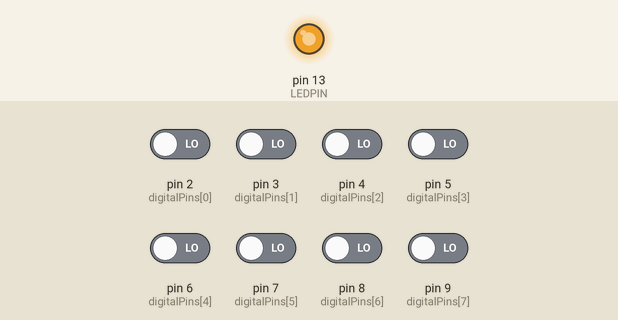
Recording of a sketch running on a simulated Arduino Uno, built with avr-gcc and run on an emulated ATmega328P. Parts: output pins drawn as LEDs (lit = HIGH). Inputs (shaded band) come from the test bench; at power-on: pin 2 (digitalPins[0]), pin 3 (digitalPins[1]), pin 4 (digitalPins[2]), pin 5 (digitalPins[3]), pin 6 (digitalPins[4]), pin 7 (digitalPins[5]), pin 8 (digitalPins[6]), pin 9 (digitalPins[7]) LOW. What the sketch prints to the serial monitor is not drawn.

Above: at 0.3 s.
Timing chart, 0 to 1.8 s (numbered marks = the images above):
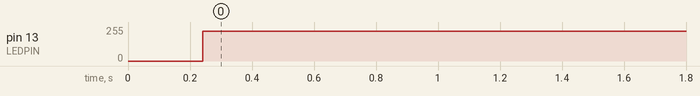

The sketch:

irultra_sensors.ino
```cpp
// Arduino timer CTC interrupt example

// avr-libc library includes
#include <avr/power.h>
#include <avr/io.h>
#include <avr/interrupt.h>
#define F_CPU 16000000

// set output pin for pulsing LED
#define LEDPIN 13

// compare value adjusted for CTC mode, 1/38000 sec = 209 using f = fcl/(2*N*(count + 1))
#define timer_ticks 420 //209

// ultrasonic definitions
#include <SoftwareSerial.h>

#define txrxPin 10                                           // Defines Pin 10 to be used as both rx and tx for the SRF01
#define srfAddress1 0x01                                     // Address of the SFR01
#define srfAddress2 0x02                                     // Address of the SFR01
#define srfAddress3 0x03                                     // Address of the SFR01
#define getSoft 0x5D                                         // Byte to tell SRF01 we wish to read software version
#define getRange 0x54                                        // Byte used to get range from SRF01 in cm
#define getStatus 0x5F                                       // Byte used to get the status of the transducer

#define NumbSensors 1                                        // CHANGE AS NEEDED
int sensors[] = {srfAddress3};                               // CHANGE AS NEEDED

SoftwareSerial UltrasonicBus(txrxPin, txrxPin);              // Sets up the SoftwareSerial with Digital Pin 10 and sets the name to "UltrasonicBus"

void setup()
{
// set sensor pins to detect objects
for(int i=2;i<10;i++)
  {
   pinMode(i, INPUT);
  }

pinMode(LEDPIN, OUTPUT);

// ultrasonic setup
Serial.begin(19200);
UltrasonicBus.begin(9600);
delay(200);                                                // Waits some time to make sure that SRF01 is powered up

// initialize Timer1
cli();          // disable global interrupts
TCCR1A = 0;     // set entire TCCR1A register to 0
TCCR1B = 0;     // same for TCCR1B

// set compare match register to desired timer count:
OCR1A = timer_ticks;
//OCR1AH = (timer_ticks >> 8);
//OCR1AL = (timer_ticks & 0x00FF);

// turn on CTC mode:
TCCR1B |= (1 << WGM12);

// Set CS10 bit for no prescaler on Timer1:
TCCR1B |= (1 << CS10);
//TCCR1B |= (1 << CS12); // for clk16MHz/1024 prescaling

// On reset, cleared to 0
TCCR1C = 0;

// TCNT1 set timer counter initial value, clear to 0
TCNT1 = 0;

// enable timer compare interrupt:
TIMSK1 |= (1 << OCIE1A);

// enable global interrupts:
sei();
}

// flip LED pin HIGH/LOW on timer = comparison register value
ISR(TIMER1_COMPA_vect)
{
digitalWrite(LEDPIN, 0);
digitalWrite(LEDPIN, 1);
//TIFR1 |= (1 << OCF1A); // not sure if needed; this flag should automatically reset on ISR
}

const byte numPins = 8;
byte digitalPins[] = {2,3,4,5,6,7,8,9};

// main loop
void loop() {

 byte state = 0;

 for (byte i=0; i<numPins; i++) {
  byte state = digitalRead(digitalPins[i]);
  Serial.print(state);
 }

  Serial.println();

  delay(250);
  doRange(sensors[0]);
  Serial.print(doRange(sensors[0]));
  Serial.println("");
}

void SRF01_Cmd(byte Address, byte cmd){                      // Function to send commands to the SRF01
  pinMode(txrxPin, OUTPUT);                                  // Set pin to output and send break by sending pin low, waiting 2ms and sending it high again for 1ms
  digitalWrite(txrxPin, LOW);
  delay(2);
  digitalWrite(txrxPin, HIGH);
  delay(1);
  UltrasonicBus.write(Address);                              // Send the address of the SRF01
  UltrasonicBus.write(cmd);                                  // Send commnd byte to SRF01
  pinMode(txrxPin, INPUT);                                   // Make input ready for Rx
  int availableJunk = UltrasonicBus.available();             // Filter out the junk data
  for(int x = 0; x < availableJunk; x++){
    byte junk = UltrasonicBus.read();
  }
}

int doRange(byte Address) {
  SRF01_Cmd(Address, getRange);                              // Calls a function to get range from SRF01
  while (UltrasonicBus.available() < 2);                     // Waits to get good data
  byte highByte = UltrasonicBus.read();                      // Get high byte
  byte lowByte = UltrasonicBus.read();                       // Get low byte
  int dist = ((highByte<<8)+lowByte);                        // Put them together
  return dist;
}
```

Measured:
- by itself, pin 13 (LEDPIN): 0/255 → 222/255 at 0.24 s
